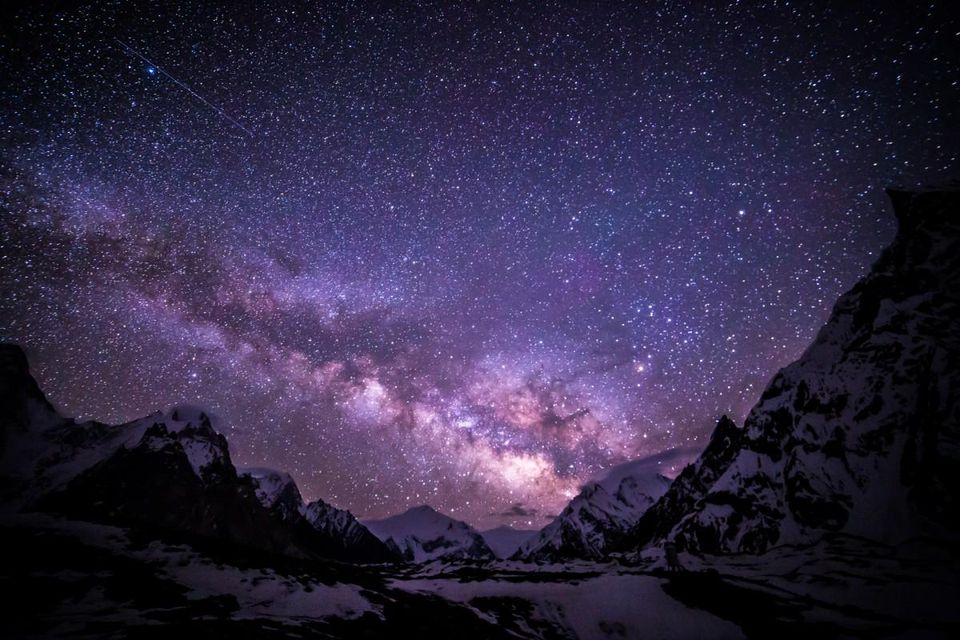
//> input picture star.jpg, 960 x 640 px
$ ./main ../star.jpg 2 2   (built with g++ and OpenCV 4)
//> lines starting //> are read from the running program, lines starting //| are printed output that depends on the picture
### 04/Dip4.cpp
//============================================================================
// Name        : Dip4.cpp
// Author      : Ronny Haensch, Andreas Ley
// Version     : 3.0
// Copyright   : -
// Description :
//============================================================================

#include "Dip4.h"

namespace dip4 {

using namespace std::complex_literals;

/*

===== std::complex cheat sheet =====

Initialization:

std::complex<float> a(1.0f, 2.0f);
std::complex<float> a = 1.0f + 2.0if;

Common Operations:

std::complex<float> a, b, c;

a = b + c;
a = b - c;
a = b * c;
a = b / c;

std::sin, std::cos, std::tan, std::sqrt, std::pow, std::exp, .... all work as expected

Access & Specific Operations:

std::complex<float> a = ...;

float real = a.real();
float imag = a.imag();
float phase = std::arg(a);
float magnitude = std::abs(a);
float squared_magnitude = std::norm(a);

std::complex<float> complex_conjugate_a = std::conj(a);

*/


/**
 * @brief Computes the complex valued forward DFT of a real valued input
 * @param input real valued input
 * @return Complex valued output, each pixel storing real and imaginary parts
 */
cv::Mat_<std::complex<float>> DFTReal2Complex(const cv::Mat_<float>& input)
{
    // TO DO !!!
    cv::Mat out = cv::Mat_<std::complex<float>>(input.rows, input.cols);
    cv::dft(input,out,cv::DFT_COMPLEX_OUTPUT);
    return out;
//    return cv::Mat_<std::complex<float>>(input.rows, input.cols);
}


/**
 * @brief Computes the real valued inverse DFT of a complex valued input
 * @param input Complex valued input, each pixel storing real and imaginary parts
 * @return Real valued output
 */
cv::Mat_<float> IDFTComplex2Real(const cv::Mat_<std::complex<float>>& input)
{
    // TO DO !!!
    cv::Mat out = cv::Mat_<float>(input.rows, input.cols);
    cv::dft(input,out,cv::DFT_SCALE+cv::DFT_REAL_OUTPUT+cv::DFT_INVERSE);
    return out;
//    return cv::Mat_<float>(input.rows, input.cols);
}

/**
 * @brief Performes a circular shift in (dx,dy) direction
 * @param in Input matrix
 * @param dx Shift in x-direction
 * @param dy Shift in y-direction
 * @return Circular shifted matrix
*/
cv::Mat_<float> circShift(const cv::Mat_<float>& in, int dx, int dy)
{
    // TO DO !!!
   cv::Mat out = in.clone();
   int R = in.rows; //y
   int C = in.cols; //x
   int i,j,outx,outy;
   float result;


   for (i=0; i<R; i++){

      if ((i+dy)<0){
         outy = i+dy+R;
      }
      else if ((i+dy)>(R-1)){
         outy = i+dy-R;
      }
      else {
         outy = i+dy;
      }

      for (j=0; j<C; j++){
         if ((j+dx)<0){
            outx = j+dx+C;
         }
         else if ((j+dx)>(C-1)){
            outx = j+dx-C;
         }
         else {
            outx = j+dx;
         }
         result = in.at<float>(i, j);
         out.at<float>(outy,outx) = result;
      }
   }

   return out;
}


/**
 * @brief Computes the thresholded inverse filter
 * @param input Blur filter in frequency domain (complex valued)
 * @param eps Factor to compute the threshold (relative to the max amplitude)
 * @return The inverse filter in frequency domain (complex valued)
 */
cv::Mat_<std::complex<float>> computeInverseFilter(const cv::Mat_<std::complex<float>>& input, const float eps)
{
    // [32 lines of commented-out code are left out]


    int i, j;
    float maxi = 0.0;
//    cv::Mat out = cv::Mat_<std::complex<float>>(input.rows, input.cols);
    cv::Mat_<std::complex<float>> out (input.rows, input.cols,CV_32FC1);
//    cv::Mat out = input.clone();

    for (i=0; i<input.rows; i++){
       for (j=0; j<input.cols; j++){
          if (std::abs(input.at<float>(i,j))>maxi){
             maxi = std::abs(input.at<float>(i,j));
          }
       }
    }

    float thr = eps*maxi;

    for (i=0; i<input.rows; i++){
       for (j=0; j<input.cols; j++){
          if (std::abs(input(i,j))>=thr){
             out.at<std::complex<float>>(i,j) = (1.0f+0.0if) / (input.at<std::complex<float>>(i,j));
          }
          else {
             out.at<std::complex<float>>(i,j) = 1 / thr ;
          }
       }
    }

    return out;
}


/**
 * @brief Applies a filter (in frequency domain)
 * @param input Image in frequency domain (complex valued)
 * @param filter Filter in frequency domain (complex valued), same size as input
 * @return The filtered image, complex valued, in frequency domain
 */
cv::Mat_<std::complex<float>> applyFilter(const cv::Mat_<std::complex<float>>& input, const cv::Mat_<std::complex<float>>& filter)
{
    // TO DO !!!
    cv::Mat out = input.clone();
//    cv::mulSpectrums(input,filter,out,cv::DFT_COMPLEX_OUTPUT,false);
    cv::mulSpectrums(input,filter,out,0);
    return out;
}


/**
 * @brief Function applies the inverse filter to restorate a degraded image
 * @param degraded Degraded input image
 * @param filter Filter which caused degradation
 * @param eps Factor to compute the threshold (relative to the max amplitude)
 * @return Restorated output image
 */
cv::Mat_<float> inverseFilter(const cv::Mat_<float>& degraded, const cv::Mat_<float>& filter, const float eps)
{
    // [34 lines of commented-out code are left out]

    cv::Mat dftfilter = filter.clone();
    cv::Mat invfilter = filter.clone();

    cv::Mat kernelshift = cv::Mat::zeros(degraded.rows,degraded.cols,CV_32FC1);
    cv::Mat out = cv::Mat::zeros(degraded.rows,degraded.cols,CV_32FC1);
//    cv::Mat out2 = cv::Mat::zeros(degraded.rows,degraded.cols,CV_32FC1);
//    cv::Mat out3 = cv::Mat::zeros(degraded.rows,degraded.cols,CV_32FC1);
    out = DFTReal2Complex(degraded);
//    cv::dft(degraded,out);


    int i, j,dx,dy;
    for (i=0; i<filter.rows; i++){
       for (j=0; j<filter.cols; j++){
          kernelshift.at<float>(i,j)=filter.at<float>(i,j);
       }
     }

    if (1==(1&filter.cols)){
         dx = -(filter.cols-1)/2;
         dy = -(filter.rows-1)/2;
    }
    else {
         dx = -filter.cols/2;
         dy = -filter.rows/2;
    }

    kernelshift = circShift(kernelshift,dx,dy);
    dftfilter = DFTReal2Complex(kernelshift);
//    dft(filter,dftfilter);
    invfilter = computeInverseFilter(dftfilter,eps);


    out = applyFilter(out,invfilter);
//    cv::dft(out,out,cv::DFT_INVERSE+cv::DFT_SCALE);
    out = IDFTComplex2Real(out);

    return out;
}


/**
 * @brief Computes the Wiener filter
 * @param input Blur filter in frequency domain (complex valued)
 * @param snr Signal to noise ratio
 * @return The wiener filter in frequency domain (complex valued)
 */
cv::Mat_<std::complex<float>> computeWienerFilter(const cv::Mat_<std::complex<float>>& input, const float snr)
{
    // TO DO !!!
    cv::Mat_<std::complex<float>> out (input.rows, input.cols,CV_32FC1);
    int i,j;

    for (i=0; i<input.rows; i++){
       for (j=0; j<input.cols; j++){
          std::complex<float> a = input.at<std::complex<float>>(i,j);
          float real = a.real();
          float imag = a.imag();
          std::complex<float> conjpk (real, -imag);
          std::complex<float> deno = std::pow(std::abs(a),2) + (1/(snr*snr));
          std::complex<float> result = conjpk/deno;
          out.at<std::complex<float>>(i,j) = result;
       }
    }


// [26 lines of commented-out code are left out]
    return out;
}

/**
 * @brief Function applies the wiener filter to restorate a degraded image
 * @param degraded Degraded input image
 * @param filter Filter which caused degradation
 * @param snr Signal to noise ratio of the input image
 * @return Restorated output image
 */
cv::Mat_<float> wienerFilter(const cv::Mat_<float>& degraded, const cv::Mat_<float>& filter, float snr)
{
    // TO DO !!!
    cv::Mat dftfilter = filter.clone();
    cv::Mat invfilter = filter.clone();

    cv::Mat kernelshift = cv::Mat::zeros(degraded.rows,degraded.cols,CV_32FC1);
    cv::Mat out = cv::Mat::zeros(degraded.rows,degraded.cols,CV_32FC1);
    out = DFTReal2Complex(degraded);


    int i, j,dx,dy;
    for (i=0; i<filter.rows; i++){
       for (j=0; j<filter.cols; j++){
          kernelshift.at<float>(i,j)=filter.at<float>(i,j);
       }
     }

    if (1==(1&filter.cols)){
         dx = -(filter.cols-1)/2;
         dy = -(filter.rows-1)/2;
    }
    else {
         dx = -filter.cols/2;
         dy = -filter.rows/2;
    }

    kernelshift = circShift(kernelshift,dx,dy);
    dftfilter = DFTReal2Complex(kernelshift);
    invfilter = computeWienerFilter(dftfilter,snr);


    out = applyFilter(out,invfilter);
    out = IDFTComplex2Real(out);

    return out;

}

/* *****************************
  GIVEN FUNCTIONS
***************************** */

/**
 * function degrades the given image with gaussian blur and additive gaussian noise
 * @param img Input image
 * @param degradedImg Degraded output image
 * @param filterDev Standard deviation of kernel for gaussian blur
 * @param snr Signal to noise ratio for additive gaussian noise
 * @return The used gaussian kernel
 */
cv::Mat_<float> degradeImage(const cv::Mat_<float>& img, cv::Mat_<float>& degradedImg, float filterDev, float snr)
{

    int kSize = round(filterDev*3)*2 - 1;

    cv::Mat gaussKernel = cv::getGaussianKernel(kSize, filterDev, CV_32FC1);
    gaussKernel = gaussKernel * gaussKernel.t();

    cv::Mat imgs = img.clone();
    cv::dft( imgs, imgs, CV_DXT_FORWARD, img.rows);
    cv::Mat kernels = cv::Mat::zeros( img.rows, img.cols, CV_32FC1);
    int dx, dy; dx = dy = (kSize-1)/2.;
    for(int i=0; i<kSize; i++)
        for(int j=0; j<kSize; j++)
            kernels.at<float>((i - dy + img.rows) % img.rows,(j - dx + img.cols) % img.cols) = gaussKernel.at<float>(i,j);
	cv::dft( kernels, kernels, CV_DXT_FORWARD );
	cv::mulSpectrums( imgs, kernels, imgs, 0 );
	cv::dft( imgs, degradedImg, CV_DXT_INV_SCALE, img.rows );

    cv::Mat mean, stddev;
    cv::meanStdDev(img, mean, stddev);

    cv::Mat noise = cv::Mat::zeros(img.rows, img.cols, CV_32FC1);
    cv::randn(noise, 0, stddev.at<double>(0)/snr);
    degradedImg = degradedImg + noise;
    cv::threshold(degradedImg, degradedImg, 255, 255, CV_THRESH_TRUNC);
    cv::threshold(degradedImg, degradedImg, 0, 0, CV_THRESH_TOZERO);

    return gaussKernel;
}


}

### 04/main.cpp
//============================================================================
// Name        : main.cpp
// Author      : Ronny Haensch
// Version     : 2.0
// Copyright   : -
// Description : only calls processing and test routines
//============================================================================

#include <iostream>

#include "Dip4.h"

using namespace std;
using namespace cv;

/**
 * @brief Function displays image (after proper normalization)
 * @param win Window name
 * @param img Image that shall be displayed
 * @param cut Determines whether to cut or scale values outside of [0,255] range
 */
void showImage(const char* win, const cv::Mat_<float>& img, bool cut = true)
{
    cv::Mat tmp = img.clone();

    if (tmp.channels() == 1) {
        if (cut){
            threshold(tmp, tmp, 255, 255, CV_THRESH_TRUNC);
            threshold(tmp, tmp, 0, 0, CV_THRESH_TOZERO);
        }else
            normalize(tmp, tmp, 0, 255, CV_MINMAX);

        tmp.convertTo(tmp, CV_8UC1);
    }else{
        tmp.convertTo(tmp, CV_8UC3);
    }
    imshow(win, tmp);
}


// usage: path to image in argv[1], SNR in argv[2], stddev of Gaussian blur in argv[3]
// main function. Loads the image, calls test and processing routines, records processing times
int main(int argc, char** argv) {

   // check if enough arguments are defined
   if (argc < 4){
      cout << "Usage:\n\tdip4 path_to_original snr stddev"  << endl;
      cout << "\t\t snr :\t\tsignal-to-noise ratio: the higher (e.g. 10,000), the less noise." << endl;
      cout << "\t\t stddev :\tstddev of Gaussian blur" << endl;
      cout << "Press enter to exit"  << endl;
      cin.get();
      return -1;
   }

	// some windows for displaying imagesvoid degradeImage(Mat imgIn32F, Mat degradedImg, double filterDev, double snr)
    const char* win_1 = "Original Image";
    const char* win_2 = "Degraded Image";
    const char* win_3 = "Restored Image: Inverse filter";
    const char* win_4 = "Restored Image: Wiener filter";
    namedWindow( win_1 );
    namedWindow( win_2 );
    namedWindow( win_3 );
    namedWindow( win_4 );

    // load image, path in argv[1]
    cout << "load image" << endl;
    Mat img = imread(argv[1], 0);
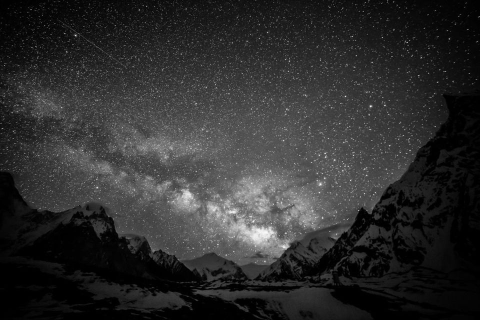
//> img: 640 rows x 960 cols, CV_8UC1 (shown at 1/2 size); min 0, max 255, mean 45.8
    if (!img.data){
      cout << "ERROR: Cannot find original image"  << endl;
      cout << "Press enter to exit..."  << endl;
      cin.get();
      return -1;
    }
    // convert U8 to 32F
    img.convertTo(img, CV_32FC1);
//> img: 640 rows x 960 cols, CV_32FC1
    cout << " > done" << endl;

    // show and safe gray-scale version of original image
    showImage( win_1, img);
    imwrite( "original.png", img );

    // degrade image
    cout << "degrade image" << endl;
    double snr = atof(argv[2]);
//> snr = 2
    double filterDev = atof(argv[3]);
//> filterDev = 2
    Mat_<float> degradedImg;
    Mat_<float> gaussKernel = dip4::degradeImage(img, degradedImg, filterDev, snr);
//> in degradeImage, `int kSize = round(filterDev*3)*2 - 1;`: kSize = 11
//> in degradeImage, `cv::Mat gaussKernel = cv::getGaussianKernel(kSize, filterDev, CV_32FC1);`: gaussKernel = [0.00881, 0.0271, 0.0651, 0.122, 0.177, 0.201, 0.177, 0.122, 0.0651, 0.0271, 0.00881]
//> in degradeImage, `dx = dy =(kSize - 1)/ 2.`: dx = 5
//> the loop in degradeImage, `for(int i=0; i<kSize; i++)` made 11 passes
//> in degradeImage, `cv::dft( kernels, kernels, CV_DXT_FORWARD );`:
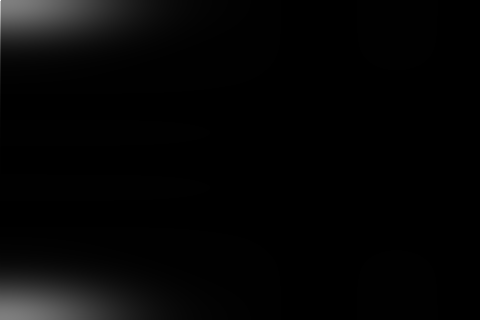
//> kernels: 640 rows x 960 cols, CV_32FC1 (shown at 1/2 size); min -0.00384, max 1, mean 0.0201; drawn with min black and max white
//> in degradeImage, `cv::meanStdDev(img, mean, stddev);`: mean = [45.79]; stddev = [39.78]
//> in degradeImage, `degradedImg = degradedImg + noise;`:
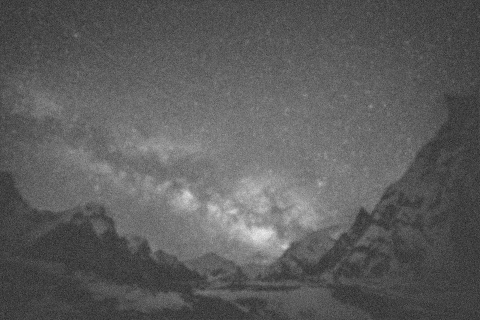
//> degradedImg: 640 rows x 960 cols, CV_32FC1 (shown at 1/2 size); min -90.8, max 283.8, mean 45.8; drawn with min black and max white
//> in degradeImage, `cv::threshold(degradedImg, degradedImg, 0, 0, CV_THRESH_TOZERO);`:
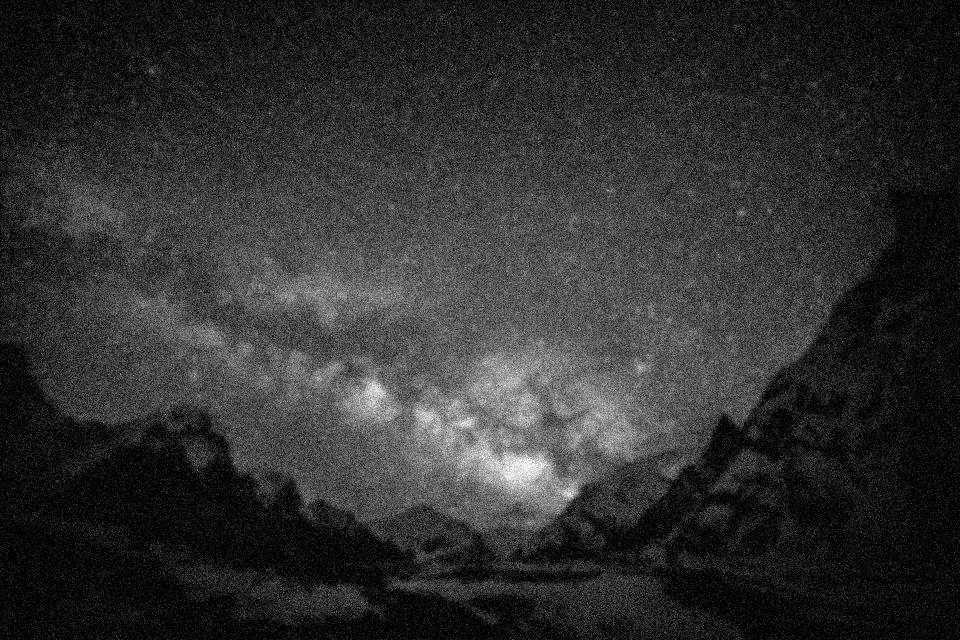
//> degradedImg: 640 rows x 960 cols, CV_32FC1; min 0, max 255, mean 47.6
    cout << " > done" << endl;

    // show and safe degraded image
    showImage( win_2, degradedImg);
    imwrite( "degraded.png", degradedImg );

    // inverse filter
    cout << "inverse filter" << endl;
    Mat restoredImgInverseFilter = dip4::inverseFilter(degradedImg, gaussKernel);
//> after the loop in circShift, `for (i=0; i<R; i++)`: outx = 954; result = 0
//> after the loop in computeInverseFilter, `for (i=0; i<input.rows; i++)`: maxi = 1
//> in computeInverseFilter, `float thr = eps*maxi;`: thr = 0.05
//> in IDFTComplex2Real, `cv::dft(input,out,cv::DFT_SCALE+cv::DFT_REAL_OUTPUT+cv::DFT_INVERSE);`:
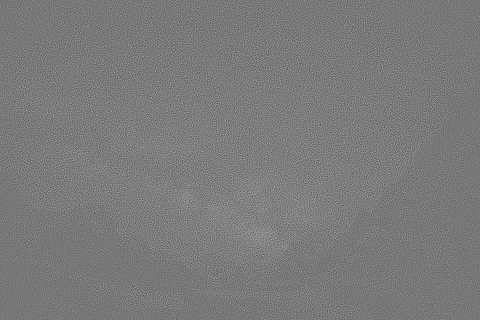
//> out: 640 rows x 960 cols, CV_32FC1 (shown at 1/2 size); min -1553.6, max 1772.6, mean 47.6; drawn with min black and max white
    cout << " > done" << endl;
    // show and safe restored image
    showImage( win_3, restoredImgInverseFilter);
//> call 3 of showImage, with win = "Restored Image: Inverse filter", cut = true
//> in showImage (call 3), `threshold(tmp, tmp, 255, 255, CV_THRESH_TRUNC);`:
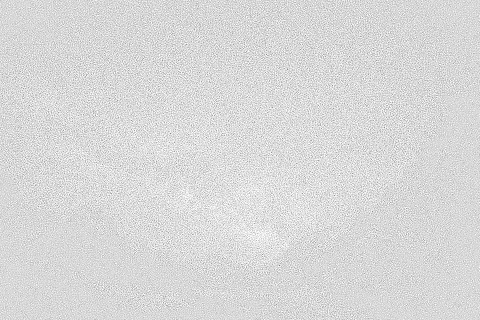
//> tmp: 640 rows x 960 cols, CV_32FC1 (shown at 1/2 size); min -1553.6, max 255, mean -14.4; drawn with min black and max white
//> in showImage (call 3), `threshold(tmp, tmp, 0, 0, CV_THRESH_TOZERO);`:
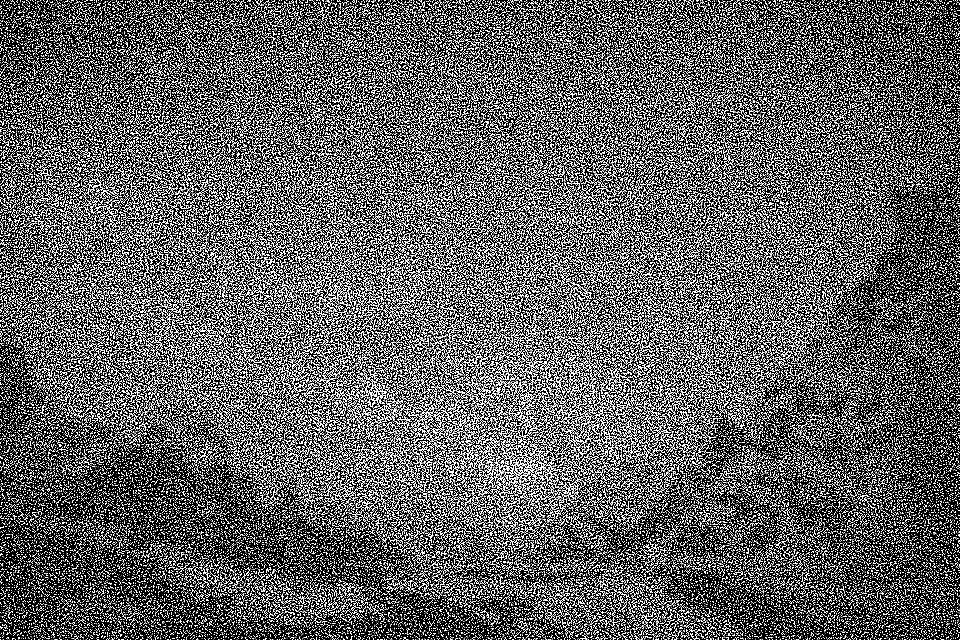
//> tmp: 640 rows x 960 cols, CV_32FC1; min 0, max 255, mean 98.7
    imwrite( "restored_inverse.png", restoredImgInverseFilter );

    // wiener filter
    cout << "wiener filter" << endl;
    Mat restoredImgWienerFilter = dip4::wienerFilter(degradedImg, gaussKernel, snr);
    cout << " > done" << endl;
    // show and safe restored image
    showImage( win_4, restoredImgWienerFilter, false);
    imwrite( "restored_wiener.png", restoredImgWienerFilter );

    // wait
    waitKey(0);

    return 0;
}
